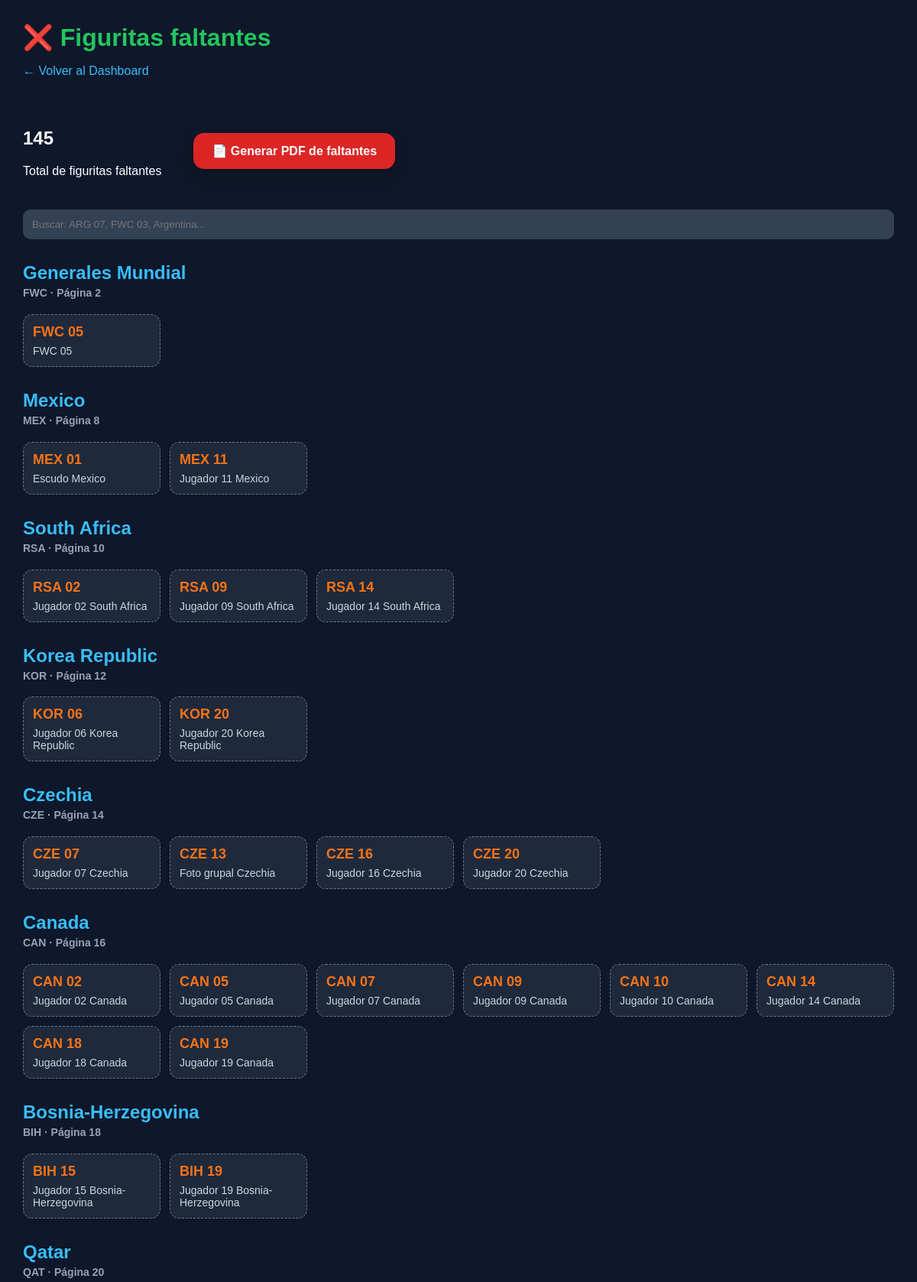
The app's page /pages/faltantes.php (upper part) with its own data.
### tables this page shows
CREATE TABLE `figuritas` (
  `id` int(11) NOT NULL,
  `pais_codigo` varchar(5) NOT NULL,
  `numero` int(11) NOT NULL,
  `nombre` varchar(150) DEFAULT NULL,
  `tipo` enum('escudo','jugador','equipo','general') NOT NULL,
  `pagina` int(11) DEFAULT NULL
);

CREATE TABLE `paises` (
  `id` int(11) NOT NULL,
  `codigo` varchar(5) NOT NULL,
  `nombre` varchar(100) NOT NULL,
  `grupo` char(1) DEFAULT NULL,
  `pagina` int(11) DEFAULT NULL
);

### pages/faltantes.php (the view, shortened to what this page needs)
<?php
require_once "../includes/conexion.php";
$usuarioId = 1;
$faltantes = $conexion->query("
    SELECT
        f.pais_codigo,
        f.numero,
        f.nombre,
        f.tipo,
        f.pagina,
        p.nombre AS pais_nombre,
        p.grupo
    FROM figuritas f
    INNER JOIN paises p ON f.pais_codigo = p.codigo
    LEFT JOIN coleccion c
        ON c.figurita_id = f.id
        AND c.usuario_id = $usuarioId
    WHERE c.id IS NULL
    ORDER BY f.pagina ASC, f.pais_codigo ASC, f.numero ASC
")->fetchAll(PDO::FETCH_ASSOC);
$totalFaltantes = count($faltantes);
?>
<!DOCTYPE html>
<html lang="es">
<head>
    <link rel="stylesheet" href="../css/estilos.css">
</head>
<body>
<div class="contenedor">
    <h1>❌ Figuritas faltantes</h1>
    <a href="../index.php" class="boton-volver">
        ← Volver al Dashboard
    </a>
    <div class="cabecera-resumen">
        <div class="resumen-seccion">
            <h2><?php echo $totalFaltantes; ?></h2>
            <p>Total de figuritas faltantes</p>
        </div>
        <div class="acciones-seccion">
            <a href="pdf_faltantes.php" class="boton-pdf" target="_blank">
                📄 Generar PDF de faltantes
            </a>
        </div>
    </div>
    <div class="buscador">
        <input type="text" id="buscarFigu" placeholder="Buscar: ARG 07, FWC 03, Argentina...">
    </div>
    <?php if (empty($faltantes)): ?>
        <div class="mensaje exito">
            Álbum completo. Dante ya puede negociar con Panini directamente.
        </div>
    <?php else: ?>
        <div class="lista-faltantes">
            <?php $grupoActual = ""; ?>
            <?php foreach ($faltantes as $figu): ?>
                <?php
                    $codigoCompleto = $figu["pais_codigo"] . " " . str_pad($figu["numero"], 2, "0", STR_PAD_LEFT);
                    $claveGrupo = $figu["pais_codigo"];
                ?>
                <?php if ($grupoActual != $claveGrupo): ?>
                    <?php if ($grupoActual != ""): ?>
                        </div>
                    <?php endif; ?>
                    <h2 class="titulo-grupo-faltantes">
                        <?php echo htmlspecialchars($figu["pais_nombre"]); ?>
                        <span>
                            <?php echo htmlspecialchars($figu["pais_codigo"]); ?>
                            · Página <?php echo htmlspecialchars($figu["pagina"]); ?>
                        </span>
                    </h2>
                    <div class="grupo-faltantes">
                    <?php $grupoActual = $claveGrupo; ?>
                <?php endif; ?>
                <div class="item-faltante"
                     data-busqueda="<?php echo strtolower($codigoCompleto . ' ' . $figu['nombre'] . ' ' . $figu['pais_nombre']); ?>">
                    <strong><?php echo htmlspecialchars($codigoCompleto); ?></strong>
                    <span><?php echo htmlspecialchars($figu["nombre"]); ?></span>
                </div>
            <?php endforeach; ?>
            </div>
        </div>
    <?php endif; ?>
</div>
</body>
</html>

### css/estilos.css (style rules this page uses)
* { box-sizing: border-box; }
body { margin: 0; padding: 0; background: #0f172a; color: #ffffff; font-family: Arial, Helvetica, sans-serif; }
.contenedor { width: 95%; max-width: 1700px; margin: auto; padding: 30px 0; }
h1 { color: #22c55e; margin: 0 0 6px; }
.boton-volver { display: inline-block; margin: 10px 0 20px; color: #38bdf8; text-decoration: none; }
.formulario select, .formulario input, .buscador input { width: 100%; padding: 12px; border: none; border-radius: 10px; background: #334155; color: white; }
.buscador { margin: 25px 0; }
.lista-faltantes { margin-top: 25px; }
.titulo-grupo-faltantes { margin-top: 30px; color: #38bdf8; font-size: 24px; }
.titulo-grupo-faltantes span { display: block; color: #94a3b8; font-size: 14px; margin-top: 4px; }
.grupo-faltantes { display: grid; grid-template-columns: repeat(auto-fill, minmax(170px, 1fr)); gap: 12px; }
.item-faltante { background: #1e293b; border: 1px dashed #64748b; border-radius: 12px; padding: 12px; display: flex; flex-direction: column; gap: 6px; }
.item-faltante strong { color: #f97316; font-size: 18px; }
.item-faltante span { color: #cbd5e1; font-size: 14px; }
.cabecera-resumen { display: flex !important; align-items: center !important; gap: 42px !important; margin: 25px 0 25px !important; }
.acciones-seccion { display: flex !important; align-items: center !important; }
.boton-pdf { display: inline-flex !important; align-items: center !important; justify-content: center !important; padding: 14px 24px !important; min-width: 240px !important; background: #dc2626 !important; color: #ffffff !important; border: none !important; border-radius: 14px !important; text-decoration: none !important; font-weight: bold !important; font-size: 16px !important; box-shadow: 0 8px 20px rgba(0,0,0,0.25) !important; }

### records on screen
figuritas: paises.nombre "Generales Mundial", pais_codigo "FWC", pagina "2", codigoCompleto "FWC 05", nombre "FWC 05"
figuritas: paises.nombre "Mexico", pais_codigo "MEX", pagina "8", codigoCompleto "MEX 01", nombre "Escudo Mexico"
figuritas: codigoCompleto "MEX 11", nombre "Jugador 11 Mexico"
figuritas: paises.nombre "South Africa", pais_codigo "RSA", pagina "10", codigoCompleto "RSA 02", nombre "Jugador 02 South Africa"
figuritas: codigoCompleto "RSA 09", nombre "Jugador 09 South Africa"
figuritas: codigoCompleto "RSA 14", nombre "Jugador 14 South Africa"
figuritas: paises.nombre "Korea Republic", pais_codigo "KOR", pagina "12", codigoCompleto "KOR 06", nombre "Jugador 06 Korea Republic"
figuritas: codigoCompleto "KOR 20", nombre "Jugador 20 Korea Republic"
figuritas: paises.nombre "Czechia", pais_codigo "CZE", pagina "14", codigoCompleto "CZE 07", nombre "Jugador 07 Czechia"
figuritas: codigoCompleto "CZE 13", nombre "Foto grupal Czechia"
figuritas: codigoCompleto "CZE 16", nombre "Jugador 16 Czechia"
figuritas: codigoCompleto "CZE 20", nombre "Jugador 20 Czechia"
figuritas: paises.nombre "Canada", pais_codigo "CAN", pagina "16", codigoCompleto "CAN 02", nombre "Jugador 02 Canada"
figuritas: codigoCompleto "CAN 05", nombre "Jugador 05 Canada"
figuritas: codigoCompleto "CAN 07", nombre "Jugador 07 Canada"
figuritas: codigoCompleto "CAN 09", nombre "Jugador 09 Canada"
figuritas: codigoCompleto "CAN 10", nombre "Jugador 10 Canada"
figuritas: codigoCompleto "CAN 14", nombre "Jugador 14 Canada"
figuritas: codigoCompleto "CAN 18", nombre "Jugador 18 Canada"
figuritas: codigoCompleto "CAN 19", nombre "Jugador 19 Canada"
figuritas: paises.nombre "Bosnia-Herzegovina", pais_codigo "BIH", pagina "18", codigoCompleto "BIH 15", nombre "Jugador 15 Bosnia-Herzegovina"
figuritas: codigoCompleto "BIH 19", nombre "Jugador 19 Bosnia-Herzegovina"
figuritas: paises.nombre "Qatar", pais_codigo "QAT", pagina "20"

### other values on screen
$totalFaltantes "145"
